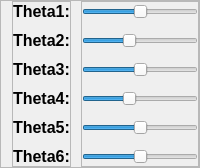
                     <widget class="QFrame" name="frame_15">
                      <property name="sizePolicy">
                       <sizepolicy hsizetype="Preferred" vsizetype="Preferred">
                        <horstretch>0</horstretch>
                        <verstretch>0</verstretch>
                       </sizepolicy>
                      </property>
                      <property name="frameShape">
                       <enum>QFrame::StyledPanel</enum>
                      </property>
                      <property name="frameShadow">
                       <enum>QFrame::Raised</enum>
                      </property>
                      <layout class="QHBoxLayout" name="horizontalLayout_26">
                       <property name="spacing">
                        <number>10</number>
                       </property>
                       <property name="topMargin">
                        <number>0</number>
                       </property>
                       <property name="rightMargin">
                        <number>0</number>
                       </property>
                       <property name="bottomMargin">
                        <number>0</number>
                       </property>
                       <item>
                        <widget class="QFrame" name="frame_19">
                         <property name="frameShape">
                          <enum>QFrame::StyledPanel</enum>
                         </property>
                         <property name="frameShadow">
                          <enum>QFrame::Raised</enum>
                         </property>
                         <layout class="QVBoxLayout" name="verticalLayout_26">
                          <property name="spacing">
                           <number>10</number>
                          </property>
                          <property name="leftMargin">
                           <number>0</number>
                          </property>
                          <property name="topMargin">
                           <number>0</number>
                          </property>
                          <property name="rightMargin">
                           <number>0</number>
                          </property>
                          <property name="bottomMargin">
                           <number>0</number>
                          </property>
                          <item>
                           <widget class="QLabel" name="label_24">
                            <property name="maximumSize">
                             <size>
                              <width>60</width>
                              <height>30</height>
                             </size>
                            </property>
                            <property name="font">
                             <font>
                              <family>Arial</family>
                              <pointsize>12</pointsize>
                              <weight>75</weight>
                              <bold>true</bold>
                             </font>
                            </property>
                            <property name="text">
                             <string>Theta1:</string>
                            </property>
                           </widget>
                          </item>
                          <item>
                           <widget class="QLabel" name="label_25">
                            <property name="maximumSize">
                             <size>
                              <width>60</width>
                              <height>30</height>
                             </size>
                            </property>
                            <property name="font">
                             <font>
                              <family>Arial</family>
                              <pointsize>12</pointsize>
                              <weight>75</weight>
                              <bold>true</bold>
                             </font>
                            </property>
                            <property name="text">
                             <string>Theta2:</string>
                            </property>
                           </widget>
                          </item>
                          <item>
                           <widget class="QLabel" name="label_26">
                            <property name="maximumSize">
                             <size>
                              <width>60</width>
                              <height>30</height>
                             </size>
                            </property>
                            <property name="font">
                             <font>
                              <family>Arial</family>
                              <pointsize>12</pointsize>
                              <weight>75</weight>
                              <bold>true</bold>
                             </font>
                            </property>
                            <property name="text">
                             <string>Theta3:</string>
                            </property>
                           </widget>
                          </item>
                          <item>
                           <widget class="QLabel" name="label_27">
                            <property name="maximumSize">
                             <size>
                              <width>60</width>
                              <height>30</height>
                             </size>
                            </property>
                            <property name="font">
                             <font>
                              <family>Arial</family>
                              <pointsize>12</pointsize>
                              <weight>75</weight>
                              <bold>true</bold>
                             </font>
                            </property>
                            <property name="text">
                             <string>Theta4:</string>
                            </property>
                           </widget>
                          </item>
                          <item>
                           <widget class="QLabel" name="label_28">
                            <property name="maximumSize">
                             <size>
                              <width>60</width>
                              <height>30</height>
                             </size>
                            </property>
                            <property name="font">
                             <font>
                              <family>Arial</family>
                              <pointsize>12</pointsize>
                              <weight>75</weight>
                              <bold>true</bold>
                             </font>
                            </property>
                            <property name="text">
                             <string>Theta5:</string>
                            </property>
                           </widget>
                          </item>
                          <item>
                           <widget class="QLabel" name="label_30">
                            <property name="maximumSize">
                             <size>
                              <width>60</width>
                              <height>30</height>
                             </size>
                            </property>
                            <property name="font">
                             <font>
                              <family>Arial</family>
                              <pointsize>12</pointsize>
                              <weight>75</weight>
                              <bold>true</bold>
                             </font>
                            </property>
                            <property name="text">
                             <string>Theta6:</string>
                            </property>
                           </widget>
                          </item>
                         </layout>
                        </widget>
                       </item>
                       <item>
                        <widget class="QFrame" name="frame_20">
                         <property name="frameShape">
                          <enum>QFrame::StyledPanel</enum>
                         </property>
                         <property name="frameShadow">
                          <enum>QFrame::Raised</enum>
                         </property>
                         <layout class="QVBoxLayout" name="verticalLayout_28">
                          <property name="spacing">
                           <number>10</number>
                          </property>
                          <property name="leftMargin">
                           <number>0</number>
                          </property>
                          <property name="topMargin">
                           <number>0</number>
                          </property>
                          <property name="rightMargin">
                           <number>0</number>
                          </property>
                          <property name="bottomMargin">
                           <number>0</number>
                          </property>
                          <item>
                           <widget class="QSlider" name="slider_t1">
                            <property name="maximumSize">
                             <size>
                              <width>200</width>
                              <height>30</height>
                             </size>
                            </property>
                            <property name="minimum">
                             <number>-45</number>
                            </property>
                            <property name="maximum">
                             <number>45</number>
                            </property>
                            <property name="orientation">
                             <enum>Qt::Horizontal</enum>
                            </property>
                           </widget>
                          </item>
                          <item>
                           <widget class="QSlider" name="slider_t2">
                            <property name="maximumSize">
                             <size>
                              <width>200</width>
                              <height>30</height>
                             </size>
                            </property>
                            <property name="minimum">
                             <number>-30</number>
                            </property>
                            <property name="maximum">
                             <number>45</number>
                            </property>
                            <property name="orientation">
                             <enum>Qt::Horizontal</enum>
                            </property>
                           </widget>
                          </item>
                          <item>
                           <widget class="QSlider" name="slider_t3">
                            <property name="maximumSize">
                             <size>
                              <width>200</width>
                              <height>30</height>
                             </size>
                            </property>
                            <property name="minimum">
                             <number>-45</number>
                            </property>
                            <property name="maximum">
                             <number>45</number>
                            </property>
                            <property name="orientation">
                             <enum>Qt::Horizontal</enum>
                            </property>
                           </widget>
                          </item>
                          <item>
                           <widget class="QSlider" name="slider_t4">
                            <property name="maximumSize">
                             <size>
                              <width>200</width>
                              <height>30</height>
                             </size>
                            </property>
                            <property name="minimum">
                             <number>-30</number>
                            </property>
                            <property name="maximum">
                             <number>45</number>
                            </property>
                            <property name="orientation">
                             <enum>Qt::Horizontal</enum>
                            </property>
                           </widget>
                          </item>
                          <item>
                           <widget class="QSlider" name="slider_t5">
                            <property name="maximumSize">
                             <size>
                              <width>200</width>
                              <height>30</height>
                             </size>
                            </property>
                            <property name="minimum">
                             <number>-45</number>
                            </property>
                            <property name="maximum">
                             <number>45</number>
                            </property>
                            <property name="orientation">
                             <enum>Qt::Horizontal</enum>
                            </property>
                           </widget>
                          </item>
                          <item>
                           <widget class="QSlider" name="slider_t6">
                            <property name="maximumSize">
                             <size>
                              <width>200</width>
                              <height>30</height>
                             </size>
                            </property>
                            <property name="minimum">
                             <number>-45</number>
                            </property>
                            <property name="maximum">
                             <number>45</number>
                            </property>
                            <property name="orientation">
                             <enum>Qt::Horizontal</enum>
                            </property>
                           </widget>
                          </item>
                         </layout>
                        </widget>
                       </item>
                      </layout>
                     </widget>
